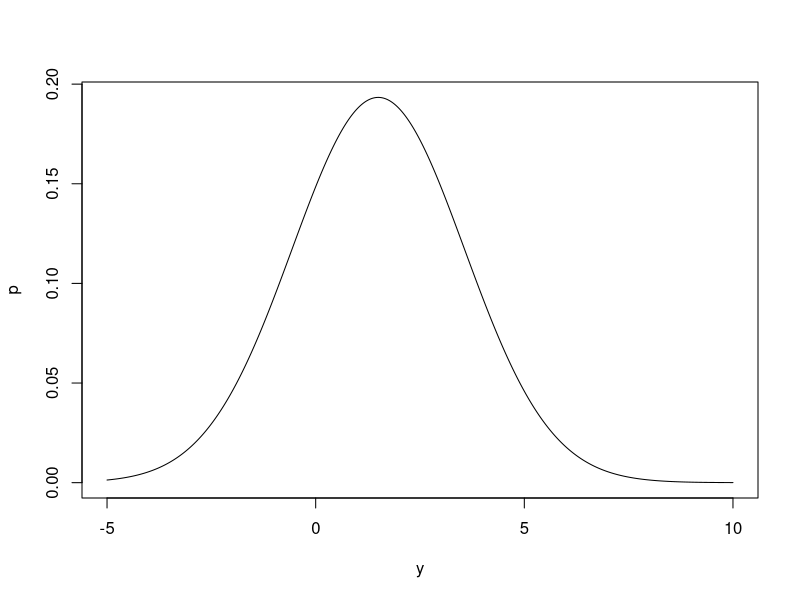
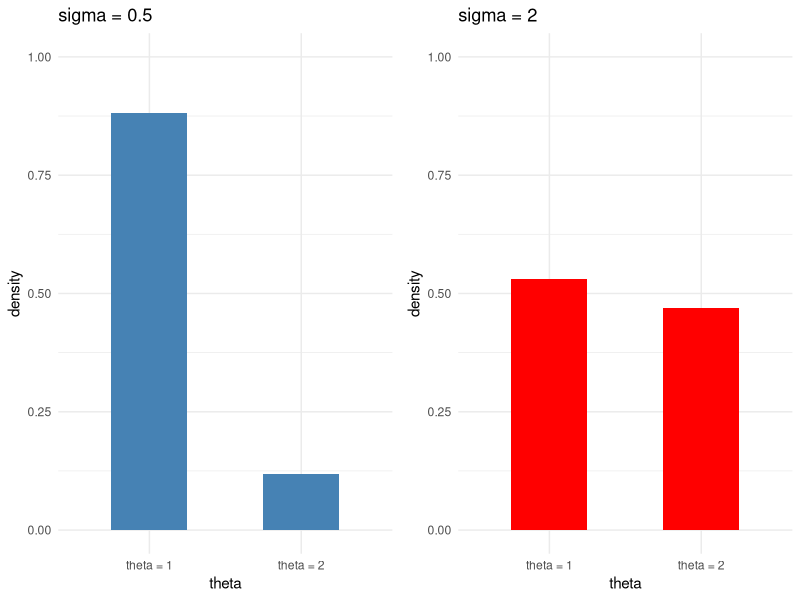

Write the R code that produced these figures, in order.
## ---- chunk 1
library(tidyverse)
library(ggplot2)
library(gridExtra)
## ---- chunk 2
y = seq(-5, 10, 0.01)
p1 = dnorm(y, 1, 2)
p2 = dnorm(y, 2, 2)
p = 0.5 * p1 + 0.5 * p2
plot(y, p, type = "l")
## ---- chunk 3
numerator = 0.5 * dnorm(1, 1, 2)
denomnator = 0.5 * dnorm(1, 1, 2) + 0.5 * dnorm(1, 2, 2)
Pr = numerator / denomnator
## ---- chunk 4

posterior <- function(sigma){
  numerator1 = 0.5 * dnorm(1, 1, sigma)
  numeroator2 = 0.5 * dnorm(1, 2, sigma)
  denomnator = 0.5 * dnorm(1, 1, sigma) + 0.5 * dnorm(1, 2, sigma)
  Pr = c(numerator1 / denomnator, numeroator2 / denomnator)
  return (Pr)
}

data <- data.frame(
  Category = c("theta = 1", "theta = 2"),
  Magnitude = posterior(0.5)
)
p1 <- data |>  ggplot(aes(x = Category, y = Magnitude)) + geom_bar(stat = "identity", fill = "steelblue",width = .5) + labs(title = "sigma = 0.5", x = "theta",y="density") + ylim(0,1)+ theme_minimal()

data <- data.frame(
  Category = c("theta = 1", "theta = 2"),
  Magnitude = posterior(2)
)
p2 <- data |>  ggplot(aes(x = Category, y = Magnitude)) + geom_bar(stat = "identity", fill = "red",width = .5) + labs(title = "sigma = 2", x = "theta",y="density") + ylim(0,1)+theme_minimal()


grid.arrange(p1, p2, nrow = 1)

## ---- chunk 5
outcomes <- c(-7,-5,-3,-3,1,6,7,13,15,16,20,21)
#Pr(favorite wins | point spread=8) 
Pr1 <- sum(outcomes>0)/length(outcomes)
#Pr(favorite wins by at least 8 | point spread=8)
Pr2 <- sum(outcomes>8)/length(outcomes)
#Pr(favorite wins by at least 8 | point spread=8 & favorite wins)
Pr3 <- sum(outcomes>8)/sum(outcomes>0)

## ---- chunk 6
#Pr(favorite wins | point spread=8)
Pr1 <- 1-pnorm(-8.5,0,14)
#Pr(favorite wins by at least 8 | point spread=8)
Pr2 <- 1-pnorm(-0.5,0,14)
#Pr(favorite wins by at least 8 | point spread=8 & favorite wins)
Pr3 <- Pr2/Pr1
